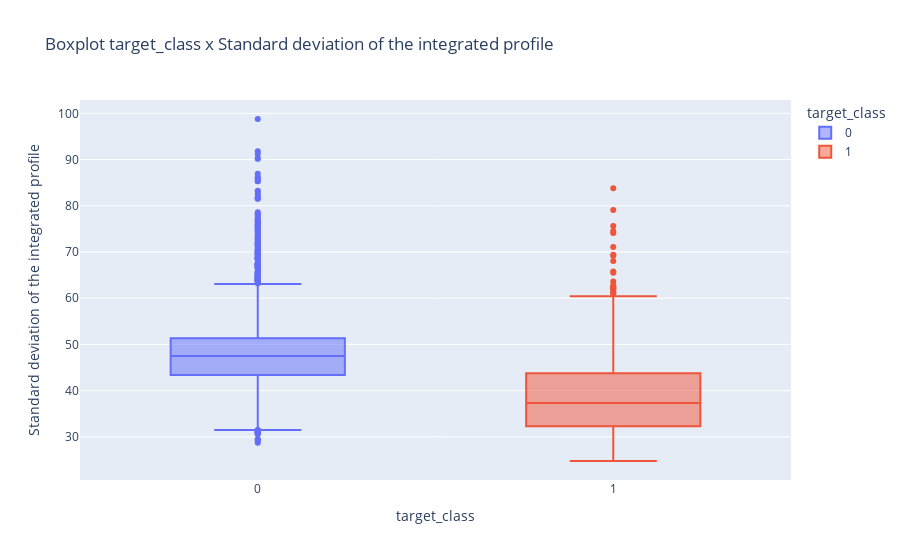

Notebook code for this chart:
### Code cell
# Boxplot target_class x Standard deviation of the integrated profile
px.box(df_pulsar, x='target_class', y='Standard deviation of the integrated profile', color='target_class', title='Boxplot target_class x Standard deviation of the integrated profile')

### Figure 1 — Plotly figure (JSON) as saved in the notebook; plotly's stock layout.template omitted (floating-point values rounded to 4 significant figures; data arrays with more than 128 entries replaced by an {"elided": "..."} marker saying what was removed)
{"data": [{"alignmentgroup": "True", "hovertemplate": "target_class=%{x}<br>Standard deviation of the integrated profile=%{y}<extra></extra>", "legendgroup": "0", "marker": {"color": "#636efa"}, "name": "0", "notched": false, "offsetgroup": "0", "orientation": "v", "showlegend": true, "type": "box", "x": {"elided": "16259 int values"}, "x0": " ", "xaxis": "x", "y": {"elided": "16259 float values"}, "y0": " ", "yaxis": "y"}, {"alignmentgroup": "True", "hovertemplate": "target_class=%{x}<br>Standard deviation of the integrated profile=%{y}<extra></extra>", "legendgroup": "1", "marker": {"color": "#EF553B"}, "name": "1", "notched": false, "offsetgroup": "1", "orientation": "v", "showlegend": true, "type": "box", "x": {"elided": "1639 int values"}, "x0": " ", "xaxis": "x", "y": {"elided": "1639 float values"}, "y0": " ", "yaxis": "y"}], "layout": {"boxmode": "overlay", "legend": {"title": {"text": "target_class"}, "tracegroupgap": 0}, "title": {"text": "Boxplot target_class x Standard deviation of the integrated profile"}, "xaxis": {"anchor": "y", "categoryarray": [0, 1], "categoryorder": "array", "domain": [0, 1], "title": {"text": "target_class"}}, "yaxis": {"anchor": "x", "domain": [0, 1], "title": {"text": "Standard deviation of the integrated profile"}}}}
